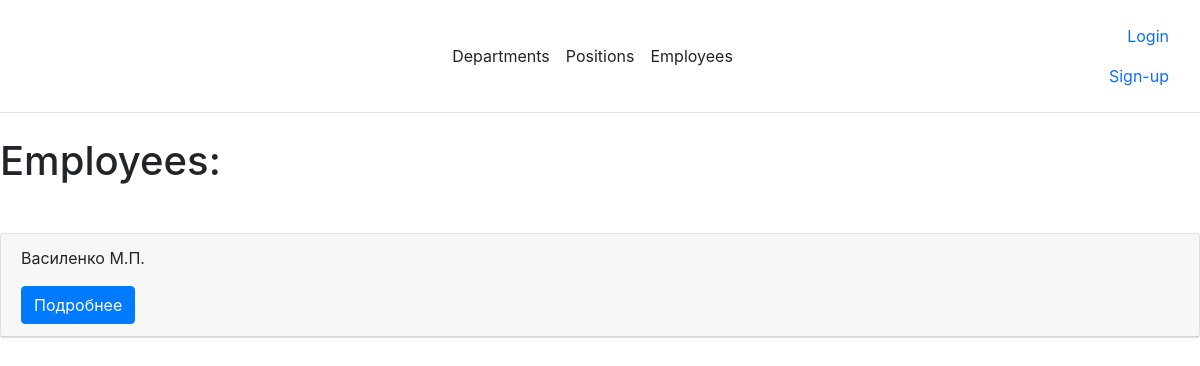
Before: /employees_list/ (signed in) with the older database file.
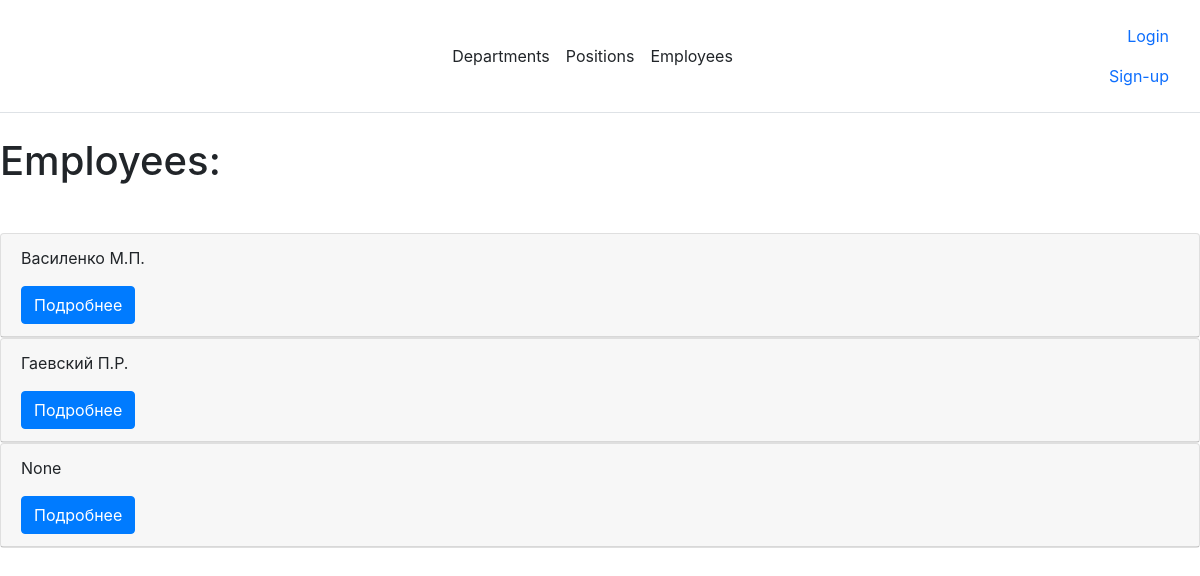
After: the same page with the newer database file.
### staff/models.py (models this page shows, shortened)
class Employee(AbstractUser):
    full_name = models.CharField(max_length=50, default=None, blank=True, null=True)
    slug = models.SlugField(max_length=150, blank=True, unique=True, default=None)
    position = models.ForeignKey('Position', related_name='employees', on_delete=models.CASCADE, blank=True, null=True)
    department = models.ForeignKey('Department', related_name='employees', on_delete=models.CASCADE, null=True, blank=True)
    def get_absolute_url(self):
        return reverse('employee_detail_url', kwargs={'slug': self.slug})

### staff/views.py (the view)
# urls.py: path('employees_list/', EmployeesList.as_view(), name='employees_list_url'),
class EmployeesList(LoginRequiredMixin, ObjectListMixin, View):
    model = Employee
    template = 'staff/list/employees_list.html'
    raise_exception = True

### staff/utils.py (called while the page is built)
    def get(self, request):
        objects = self.model.objects.all()
        return render(request, self.template, context={'objects': objects})

### staff/templates/staff/list/employees_list.html (shortened to what this page needs)
{% extends 'staff/base.html' %}
{% block content %}
<h1 class="mb-5">Employees:</h1>
{% for obj in objects %}
     {% include 'staff/list/includes/employee_card_template.html' %}
{% endfor %}
{% endblock %}

### staff/templates/staff/list/includes/employee_card_template.html (shortened to what this page needs)
<div class="card md-4">
    <div class="card-header">
        <p>{{ obj.full_name }}</p>
        <a href="{{ obj.get_absolute_url }}" class="btn btn-primary">Подробнее</a>
    </div>
    </div>

Changed rows visible on the page:
added Employee: full_name "Гаевский П.Р."
added Employee: full_name "None"
